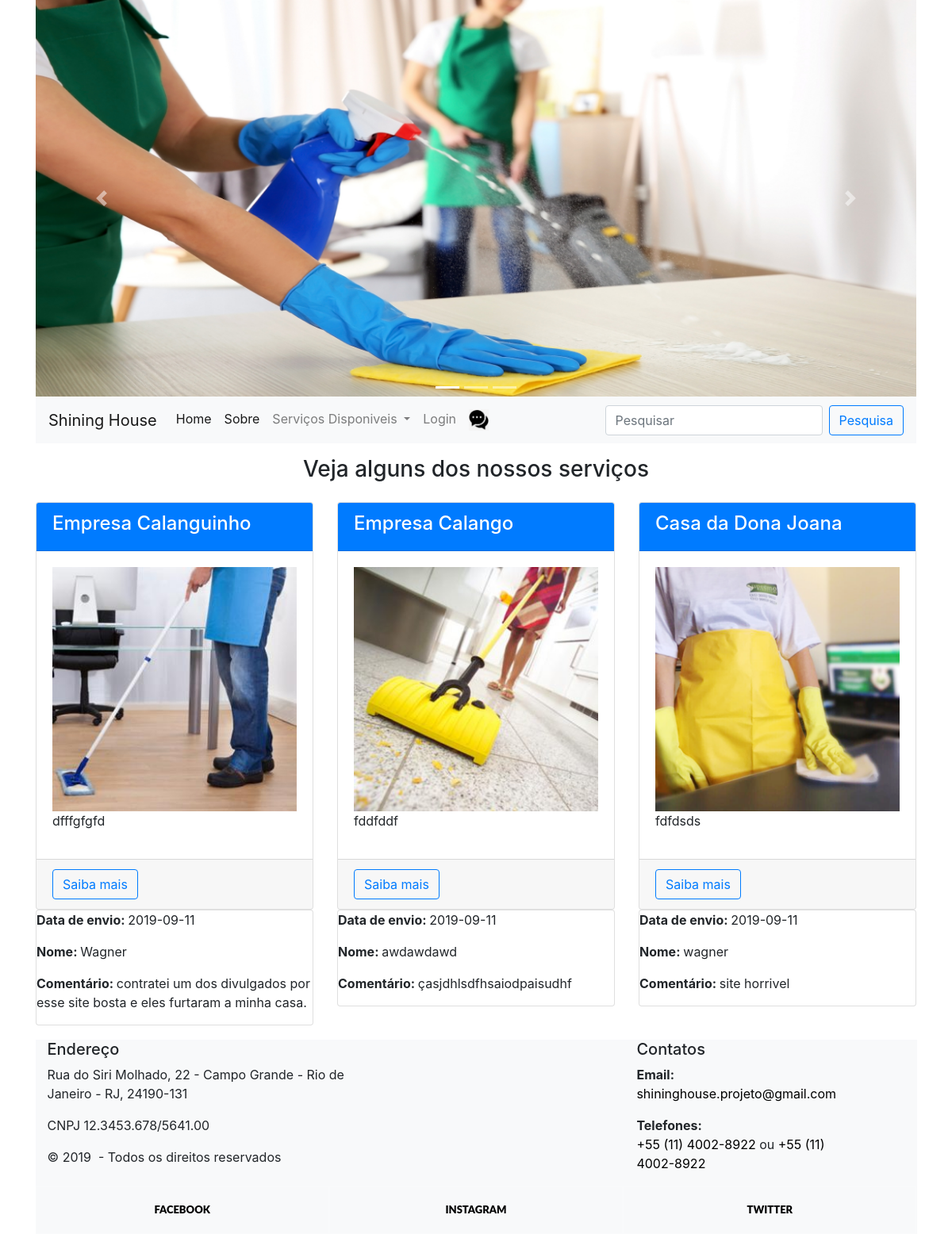
Before: / with the older database file.
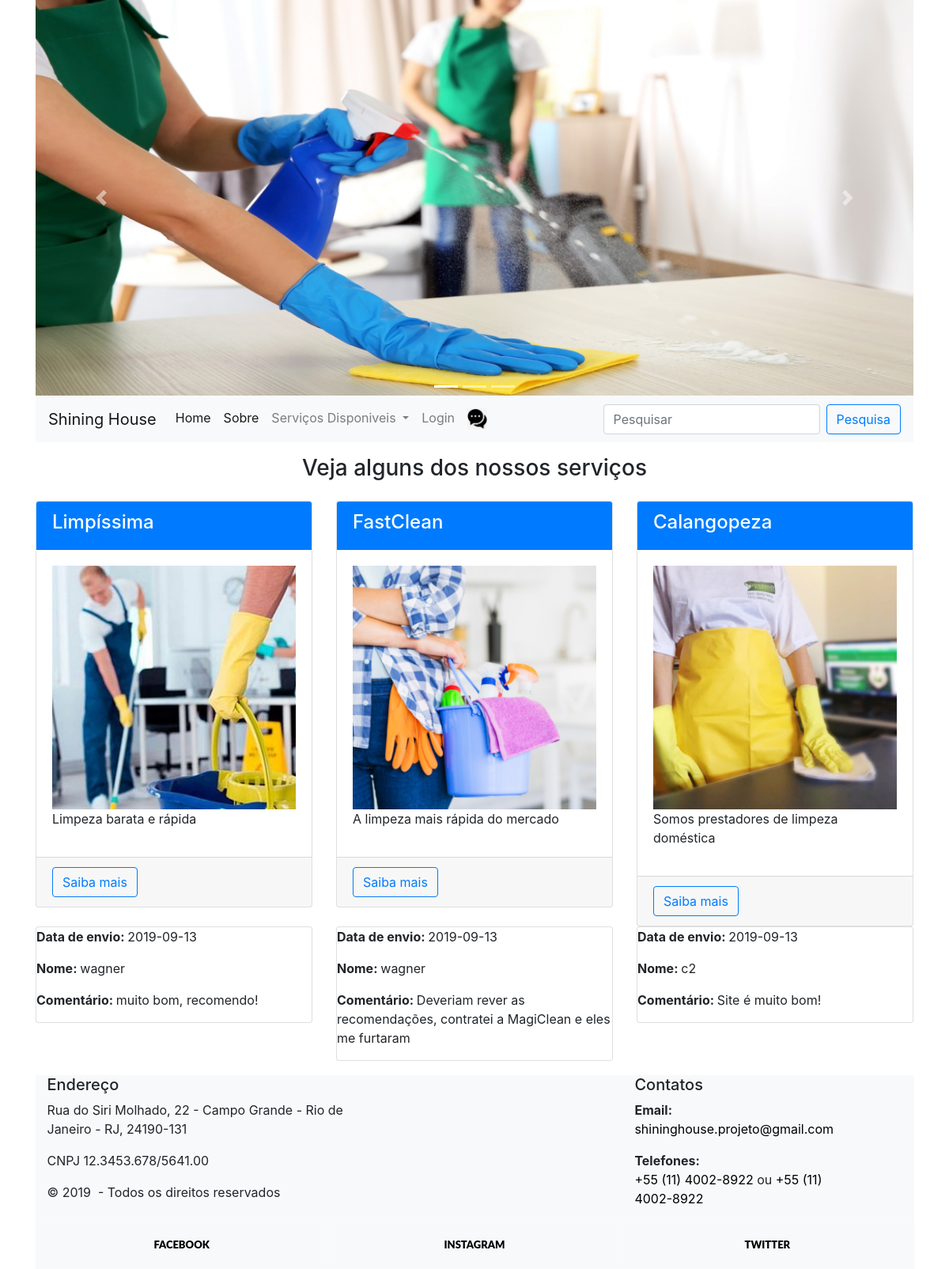
After: the same page with the newer database file.
### tables this page shows
CREATE TABLE `produto` (
  `idproduto` int(11) NOT NULL,
  `titulo` varchar(50) NOT NULL,
  `descricao` longtext NOT NULL,
  `telefone` text NOT NULL,
  `imagem` varchar(50) NOT NULL,
  `categoria` varchar(30) NOT NULL,
  `estado` varchar(2) NOT NULL
);

### index.php (the view, shortened to what this page needs)
<?php
  include "anterior.php";
?>
<h3 class="text-center mt-3">Veja alguns dos nossos serviços</h3>
<div class="row">
  <?php
    include "banco.php";
    $query = "select * from produto order by rand() limit 3";
    $exec = mysqli_query($con, $query);
    while($p = mysqli_fetch_array($exec)){
      $titulo = $p['titulo'];
      $iproduto = $p['idproduto'];
      $imagem = $p['imagem'];
      $descricao = $p['descricao'];
      $descricao = substr($descricao,0,50);
      echo "
       <div class='col-xs-12 col-md-6 col-lg-4 mt-3'>
           <div class='card'>
               <div class='card-header bg-primary text-white'>
               <h4>$titulo</h4>
           </div>
           <div class='card-body'>
               <img src='produtos/$imagem' style='width:100%' />
               <p>$descricao</p>
           </div>
           <div class='card-footer'>
               <a href='produto.php?id=$iproduto' class='btn btn-outline-primary'>
               Saiba mais
               </a>
            </div>
          </div>
       </div>
      ";
    }
    $query = "select * from comments order by rand() limit 3";
    $exec = mysqli_query($con, $query);
    while($p = mysqli_fetch_array($exec)){
      $nome = $p['nome'];
      $data = $p['data'];
      $comentario = $p['comentario'];
      echo "
        <div class='col-xs-12 col-md-6 col-lg-4 mt-3-offset-1 '>
            <div class='card'>
                  <p><strong> Data de envio: </strong> $data</p>
                  <p><strong> Nome: </strong> $nome</p>
                  <p><strong> Comentário: </strong>$comentario</p>
            </div>
        </div>
      ";
    }
  ?>
<?php
  include "posterior.php";
?>

### anterior.php (shortened to what this page needs)
<!doctype html>
<html lang="pt-br">
<head>
  <link rel="stylesheet" href="https://stackpath.bootstrapcdn.com/bootstrap/4.1.3/css/bootstrap.min.css">
  <link rel="stylesheet" href="https://maxcdn.bootstrapcdn.com/bootstrap/4.3.1/css/bootstrap.min.css">
</head>
<body>
  <div class="container">
    <header>
      <div id="demo" class="carousel slide" data-ride="carousel">
        <ul class="carousel-indicators">
          <li data-target="#demo" data-slide-to="0" class="active"></li>
          <li data-target="#demo" data-slide-to="1"></li>
          <li data-target="#demo" data-slide-to="2"></li>
        </ul>
        <div class="carousel-inner">
          <div class="carousel-item active">
            <img src="imagem/n11.jpg" alt="Los Angeles" width="1200" height="500">
            <div class="carousel-caption">
            </div>
          </div>
        </div>
        <a class="carousel-control-prev" href="#demo" data-slide="prev">
          <span class="carousel-control-prev-icon"></span>
        </a>
        <a class="carousel-control-next" href="#demo" data-slide="next">
          <span class="carousel-control-next-icon"></span>
        </a>
      </div>
    </header>
    <nav>
      <?php
      include "menu.php";
      ?>
    </nav>
    <section>

### menu.php (shortened to what this page needs)
<nav class="navbar navbar-expand-lg navbar-light bg-light">
  <a class="navbar-brand" href="#">Shining House</a>
  <div class="collapse navbar-collapse" id="navbarSupportedContent">
    <ul class="navbar-nav mr-auto">
      <li class="nav-item active">
        <a class="nav-link" href="index.php">Home <span class="sr-only">(current)</span></a>
      </li>
      <li class="nav-item active">
        <a class="nav-link" href="sobre.php">Sobre <span class="sr-only">(current)</span></a>
      </li>
      <li class="nav-item dropdown">
        <a class="nav-link dropdown-toggle" href="#" id="navbarDropdown" role="button" data-toggle="dropdown" aria-haspopup="true" aria-expanded="false">
          Serviços Disponiveis
        </a>
        <?php
        if (empty($_COOKIE['nivel'])) {
          ?>
      <li class="nav-item">
        <a href="#" data-toggle="modal" data-target="#exampleModal" class="nav-link">Login</a>
      </li>
      <li class="nav-item active">
        <a class="nav-link" href="#"><img src="imagem/chat.png" width="25px"></a>
      </li>
    <?php } ?>
    </ul>
    <form class="form-inline my-2 my-lg-0" action="pesquisa.php" method="get">
      <input class="form-control mr-sm-2" type="search" placeholder="Pesquisar" aria-label="Search" name="q">
      <button class="btn btn-outline-primary my-2 my-sm-0" type="submit">Pesquisa</button>
    </form>
  </div>
</nav>

### posterior.php (shortened to what this page needs)
</section>
        </div>
        </body>
        </html>
        <footer>
        <nav>
      <?php
      include "rodape.php";
      ?>
    </nav>
        </footer>

### rodape.php (shortened to what this page needs)
<div class="rodape">
  <footer class="section footer-classic context-light bg-light" style="background: #2d3246;">
    <div class="container">
      <div class="row row-30">
        <div class="col-md-4 col-xl-5">
          <div class="pr-xl-4"><a class="brand"></a>
            <h5>Endereço</h5>
            <p>Rua do Siri Molhado, 22 - Campo Grande - Rio de Janeiro - RJ, 24190-131</p>
            <p>CNPJ 12.3453.678/5641.00 </p>
            <p class="rights"><span>© </span><span class="copyright-year">2019</span><span> </span> - <span>Todos os direitos reservados</span><span> </span></p>
          </div>
        </div>
        <div class="col-md-3">
          <h5>Contatos</h5>
          <dl class="contact-list">
            <dt>Email:</dt>
            <dd><a href="mailto:#">shininghouse.projeto@gmail.com</a></dd>
          </dl>
          <dl class="contact-list">
            <dt>Telefones:</dt>
            <dd><a href="tel:#">+55 (11) 4002-8922</a> <span>ou</span> <a href="tel:#">+55 (11) 4002-8922</a>
            </dd>
          </dl>
        </div>
      </div>
    </div>
    <div class="row no-gutters social-container">
      <div class="col"><a class="social-inner" href="https://pt-br.facebook.com" target="_blank"><span class="icon mdi mdi-facebook"></span><span>Facebook</span></a></div>
      <div class="col"><a class="social-inner" href="#"><span class="icon mdi mdi-instagram" target="_blank"></span><span>instagram</span></a></div>
      <div class="col"><a class="social-inner" href="https://twitter.com/login?lang=pt" target="_blank"><span class="icon mdi mdi-twitter"></span><span>twitter</span></a></div>
    </div>
  </footer>
</div>

### rodape.php (style rules this page uses)
.rodape { width: 1111px; left: 156px; margin: 18px auto 0 auto; height: 50px; }
.context-dark, .bg-gray-dark, .bg-primary { color: rgba(255, 255, 255, 0.8); }
.col-md-3 { left: 280px; }
.footer-classic a, .footer-classic a:focus, .footer-classic a:active { color: #000000; }
ul, ol { list-style: none; padding: 0; margin: 0; }
.social-inner { display: flex; flex-direction: column; align-items: center; width: 100%; padding: 23px; font: 900 13px/1 "Lato", -apple-system, BlinkMacSystemFont, "Segoe UI", Roboto, "Helvetica Neue", Arial, sans-serif; text-transform: uppercase; color: rgba(255, 255, 255, 0.5); }
.social-container .col { border: 1px solid rgba(255, 255, 255, 0.1); }

Changed rows visible on the page:
removed produto: titulo "Empresa Calanguinho", imagem (picture), descricao "dfffgfgfd"
removed produto: titulo "Empresa Calango", imagem (picture), descricao "fddfddf"
removed produto: titulo "Casa da Dona Joana", imagem (picture), descricao "fdfdsds"
added produto: titulo "Limpíssima", imagem (picture), descricao "Limpeza barata e rápida"
added produto: titulo "FastClean", imagem (picture), descricao "A limpeza mais rápida do mercado"
added produto: titulo "Calangopeza", imagem (picture), descricao "Somos prestadores de limpeza doméstica"
Other visible differences:
new list line: "Data de envio: 2019-09-13 Nome: wagner Comentário: muito bom, recomendo!"
new list line: "Data de envio: 2019-09-13 Nome: wagner Comentário: Deveriam rever as recomendações, contratei a MagiClean e eles me furtaram"
new list line: "Data de envio: 2019-09-13 Nome: c2 Comentário: Site é muito bom!"
list line gone: "Data de envio: 2019-09-11 Nome: Wagner Comentário: contratei um dos divulgados por esse site bosta e eles furtaram a minha casa."
list line gone: "Data de envio: 2019-09-11 Nome: awdawdawd Comentário: çasjdhlsdfhsaiodpaisudhf"
list line gone: "Data de envio: 2019-09-11 Nome: wagner Comentário: site horrivel"
